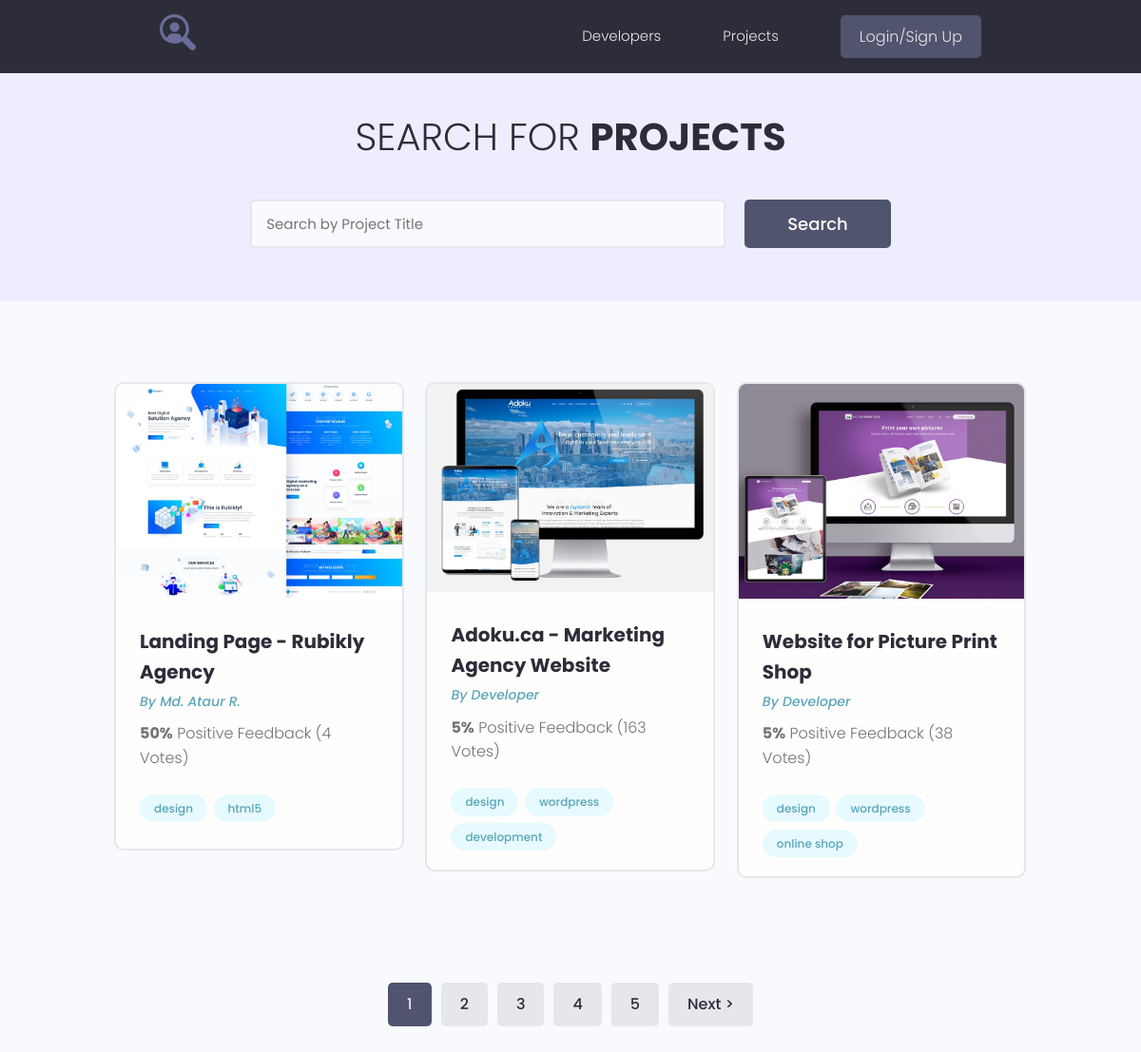
/projects/, run on the app's committed database.
### projects/models.py (models this page shows, shortened)
class Project(models.Model):
    owner = models.ForeignKey(Profile, on_delete=models.SET_NULL, blank=True, null=True)
    title = models.CharField(max_length=200)
    description = models.TextField(blank=True, null=True)
    featured_image = models.ImageField(upload_to="projects/%Y/%m/%d/", default="default.jpg")
    demo_link = models.CharField(max_length=200, blank=True, null=True)
    source_link = models.CharField(max_length=200, blank=True, null=True)
    tags = models.ManyToManyField('Tag', blank=True)
    vote_total = models.IntegerField(default=0)
    vote_ratio = models.IntegerField(default=0)
    created = models.DateTimeField(auto_now_add=True)
    class Meta:
        ordering = ["-vote_ratio", "-vote_total", "title"]

class Tag(models.Model):
    name = models.CharField(max_length=200)
    created = models.DateTimeField(auto_now_add=True)
    def __str__(self):
        return self.name

### users/models.py (models this page shows, shortened)
class Profile(models.Model):
    user = models.OneToOneField(User, on_delete=models.CASCADE, blank=True, null=True)
    name = models.CharField(max_length=200, blank=True, null=True)
    email = models.EmailField(max_length=200, blank=True, null=True)
    username = models.CharField(max_length=200, blank=True, null=True)
    short_info = models.CharField(max_length=200, blank=True, null=True)
    bio = models.TextField(blank=True, null=True)
    profile_image = models.ImageField(upload_to="profiles/", default='profiles/user-default.png')
    social_github = models.CharField(max_length=200, blank=True, null=True)
    social_youtube = models.CharField(max_length=200, blank=True, null=True)
    social_website = models.CharField(max_length=200, blank=True, null=True)
    created = models.DateTimeField(auto_now_add=True)

### projects/views.py (the view)
# urls.py: path('projects/', include('projects.urls')),
def projects(request):
    pr, search_query = search_projects(request)
    custom_range, pr = paginate_projects(request, pr, 3)
    context = {
        'projects': pr,
        'search_query': search_query,
        'custom_range': custom_range
    }
    return render(request, "projects/projects.html", context)

### projects/utils.py (called while the page is built)
def paginate_projects(request, pr, results):
    page = request.GET.get('page')
    paginator = Paginator(pr, results)
    try:
        pr = paginator.page(page)
    except PageNotAnInteger:
        page = 1
        pr = paginator.page(page)
    except EmptyPage:
        page = paginator.num_pages
        pr = paginator.page(page)
    left_index = int(page) - 4
    if left_index < 1:
        left_index = 1
    right_index = int(page) + 5
    if right_index > paginator.num_pages:
        right_index = paginator.num_pages + 1
    custom_range = range(left_index, right_index)
    return custom_range, pr

def search_projects(request):
    search_query = ''
    if request.GET.get('search_query'):
        search_query = request.GET.get('search_query')
    pr = Project.objects.distinct().filter(
        Q(title__icontains=search_query) |
        Q(description__icontains=search_query) |
        Q(tags__name__icontains=search_query)
    )
    return pr, search_query

### projects/templates/projects/projects.html (shortened to what this page needs)
{% extends 'projects/base.html' %}
{% block content %}
<main class="projects">
    <section class="hero-section text-center">
        <div class="container container--narrow">
            <div class="hero-section__box">
                <h2>Search for <span>Projects</span></h2>
            </div>
            <div class="hero-section__search">
                <form id="search" class="form" action="{% url 'projects' %}" method="get">
                    <div class="form__field">
                        <input class="input input--text" id="formInput#search" type="text" name="search_query"
                               value="{{ search_query }}"
                               placeholder="Search by Project Title"/>
                    </div>
                    <input class="btn btn--sub btn--lg" type="submit" value="Search"/>
                </form>
            </div>
        </div>
    </section>
    <section class="projectsList">
        <div class="container">
            <div class="grid grid--three">
                {% for project in projects %}
                <div class="column">
                    <div class="card project">
                        <a href="{% url 'project' project.id %}" class="project">
                            <img class="project__thumbnail" src="{{ project.featured_image.url }}"
                                 alt="project thumbnail"/>
                            <div class="card__body">
                                <h3 class="project__title">{{ project.title }}</h3>
                                <p><a class="project__author" href="{% url 'user_profile' project.owner.id %}">By {{project.owner.name}}</a></p>
                                <p class="project--rating">
                                    <span style="font-weight: bold;">{{ project.vote_ratio }}%</span> Positive
                                    Feedback ({{ project.vote_total }} Vote{{ project.vote_total|pluralize:'s' }})
                                </p>
                                <div class="project__tags">
                                    {% for tag in project.tags.all %}
                                    <span class="tag tag--pill tag--main">
                      <small>{{ tag }}</small>
                    </span>
                                    {% endfor %}
                                </div>
                            </div>
                        </a>
                    </div>
                </div>
                {% endfor %}
            </div>
        </div>
    </section>
   {% include 'projects/pagination.html' with queryset=projects custom_range=custom_range %}
</main>
{% endblock %}

### projects/static/styles/app.css (style rules this page uses)
:root { --color-sub: #2d2d39; }
.btn--sub { background-color: var(--color-sub-light); }
.card { border: 2px solid var(--color-light); }
img { width: 100%; }
.hero-section { height: 40vh; display: flex; align-items: center; background-color: var(--color-sub); }
.hero-section__box { margin-bottom: 4rem; }
.hero-section__box > h2, .hero-section__box > h2 > span { font-size: 4rem; color: var(--color-light); line-height: 1.3; text-transform: uppercase; }
.hero-section__box > h2 { font-weight: 300; }
.hero-section__box > h2 > span { font-weight: 700; }
.hero-section__search > .form { display: flex; align-items: center; justify-content: center; gap: 2rem; }
.hero-section__search > .form input.input--text { width: 50rem; }
.project__author { font-size: 1.4rem; font-style: italic; }
.project--rating { margin-bottom: 1.6em; margin-top: .5em; }
.projects > .hero-section { background: var(--color-sub-lighter); height: 30vh; }
.projects .hero-section__box { margin-bottom: 2.5rem; }
.projects .hero-section__box > h2 { color: var(--color-sub); }
.projects .hero-section__box > h2 > span { font-weight: 700; color: var(--color-sub); }
.projectsList { margin-top: 8rem; }
.project__thumbnail { object-fit: cover; object-position: top center; width: 100%; }
.project__title { font-size: 2rem; font-weight: 700; color: var(--color-sub); }

### projects/static/uikit/styles/modules/_variables.css (style rules this page uses)
:root { --color-main: #5aa5b9; --color-main-light: #e6faff; --color-sub: #3f4156; --color-sub-light: #51546e; --color-sub-lighter: #ededfd; --color-text: #737373; --color-gray: #8b8b8b; --color-light: #e5e7eb; --color-light-gray: #767676; --color-bg: #f8fafd; --color-white: #fffefd; --color-white-light: #f3f3f3; --color-success: #359e64; --color-success-bg: #def8e8; --color-error: #fc4b0b; --color-error-bg: #fff2ee; --font-base: 'Poppins', arial, helvetica, 'Segoe UI', roboto, ubuntu, sans-serif; --font-monospace: 'Fira Code', 'Courier New', courier, monospace; --font-regular: 300; --font-medium: 500; --font-bold: 700; --generic-shadow: 1px 1px 5px #00000010; --generic-transition: all 0.3s ease-in-out; }

### projects/static/uikit/styles/modules/_base.css (style rules this page uses)
* { margin: 0; padding: 0; box-sizing: border-box; text-rendering: optimizeLegibility; color: inherit; font-size: inherit; }
html { font-size: 50%; }
@media only screen and (min-width: 480px) { html { font-size: 56.25%; } }
@media only screen and (min-width: 1200px) { html { font-size: 62.5%; } }
body { line-height: 1.6; font-weight: 400; font-size: 1.5rem; color: var(--color-text); background-color: var(--color-bg); min-height: 100vh; }

### projects/static/uikit/styles/modules/_typography.css (style rules this page uses)
* { font-family: var(--font-base); }
h2 { font-size: 3.6rem; font-weight: var(--font-bold); }
h3 { font-size: 3.2rem; font-weight: var(--font-medium); }
p, span, strong { font-size: 1.6rem; color: var(--color-text); font-weight: var(--font-regular); }
a { padding-bottom: 2px; text-decoration: none; display: inline-block; color: var(--color-main); font-weight: var(--font-medium); }

### projects/static/uikit/styles/modules/_utilities.css (style rules this page uses)
.container { width: 92%; max-width: 165rem; margin: 0 auto; box-sizing: border-box; }
.container--narrow { width: 92%; max-width: 120rem; }
@media screen and (min-width: 1000px) { .container { width: 90%; } }
@media screen and (min-width: 1000px) { .container--narrow { width: 85%; } }
@media screen and (min-width: 1200px) { .container { width: 80%; } }
@media screen and (min-width: 1200px) { .container--narrow { width: 72%; } }
.text-center { text-align: center; }

### projects/static/uikit/styles/modules/_button.css (style rules this page uses)
.btn { display: inline-block; position: relative; cursor: pointer; background-color: var(--color-light); font-weight: var(--font-medium); color: var(--color-sub); text-decoration: none; padding: 1rem 2rem; border-radius: 0.5rem; border: none; width: -webkit-fit-content; width: -moz-fit-content; width: fit-content; height: -webkit-fit-content; height: -moz-fit-content; height: fit-content; font-size: 1.6rem; outline-width: 0; outline-color: transparent; -webkit-backface-visibility: hidden; backface-visibility: hidden; transition: all 0.3s ease-in-out; }
.btn--sub { background-color: var(--color-sub); color: var(--color-white); }
.btn--lg { font-size: 1.8rem; padding: 1.2rem 4.5rem; }

### projects/static/uikit/styles/modules/_card.css (style rules this page uses)
.card { border-radius: 1rem; background-color: var(--color-white); border: 1.5px solid var(--color-light); width: auto; height: auto; margin-top: 0.5rem; margin-bottom: 0.5rem; overflow: hidden; }
.card__body, .card__header { padding: 2rem 2.5rem; }

### data on the page
Project: featured_image (picture), title "Landing Page - Rubikly Agency", owner.name "Md. Ataur R.", vote_ratio "50", vote_total "4"
Tag: name "design"
Tag: name "html5"
Project: featured_image (picture), title "Adoku.ca - Marketing Agency Website", owner.name "Developer", vote_ratio "5", vote_total "163"
Tag: name "wordpress"
Tag: name "development"
Project: featured_image (picture), title "Website for Picture Print Shop", owner.name "Developer", vote_ratio "5", vote_total "38"
Tag: name "online shop"

### other printed values
{{ page }} "1"
{{ page }} "2" "3" "4" "5"
